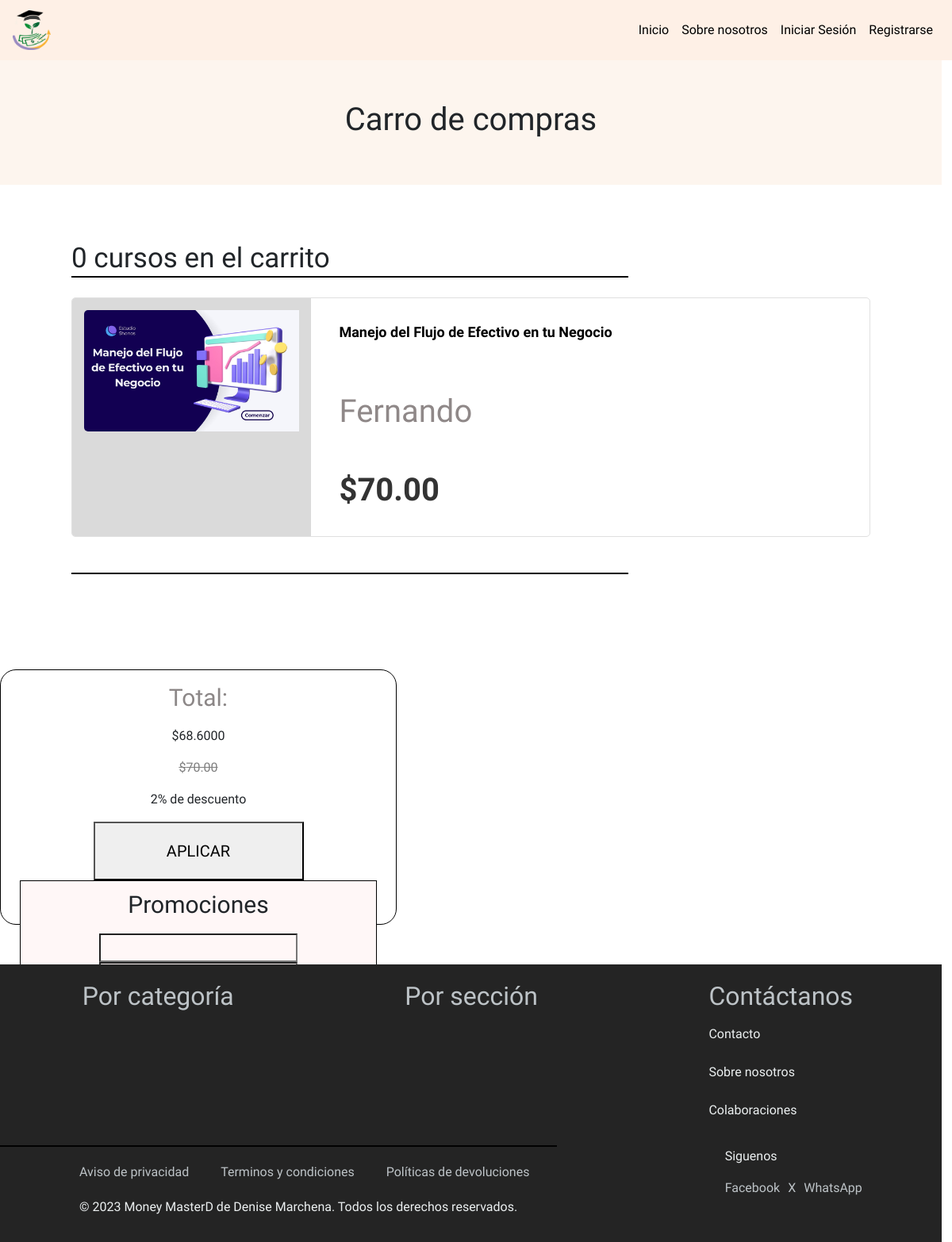
The page /compras/3/ on the database its author committed.
### Money/models.py (models this page shows, shortened)
class Curso(models.Model):
    titulo = models.CharField(max_length=200)
    descripcion = models.TextField()
    CATEGORIAS_CHOICES = [
        ('EconomiaPersonal', 'Economía Personal'),
        ('FundamentosEmprendimiento', 'Fundamentos de Emprendimiento'),
        ('GestionFinancieraEmpresarial', 'Gestión Financiera Empresarial'),
        ('InversionesMercadosFinancieros', 'Inversiones y Mercados Financieros'),
        ('ImpuestosObligacionesLegales', 'Impuestos y Obligaciones Legales'),
        ('TecnologiaFinanzas', 'Tecnología y Finanzas'),
        ('DesarrolloHabilidadesSoft', 'Desarrollo de Habilidades Soft'),
        ('TendenciasActualidadFinanciera', 'Tendencias y Actualidad Financiera'),
    ]
    categoria = models.CharField(max_length=100, choices=CATEGORIAS_CHOICES, default='EconomiaPersonal')
    destacado = models.BooleanField(default=False)
    duracion = models.DurationField(null=True, blank=True)  # Duración total del curso
    fecha_creacion = models.DateTimeField(default=timezone.now)
    instructor = models.ForeignKey(User, on_delete=models.CASCADE, related_name='cursos_creados')
    precio = models.DecimalField(max_digits=10, decimal_places=2)
    imagen = models.ImageField(upload_to='cursos/', null=True, blank=True)
    vistas = models.PositiveIntegerField(default=0)
    lecciones_completadas = models.PositiveIntegerField(default=0)

### Money/views.py (the view)
# urls.py: path('compras/<int:curso_id>/', views.compras, name='compras'),
def compras(request, curso_id):
    usuario_actual = request.user
    curso = get_object_or_404(Curso, id=curso_id)
    curso_seleccionado = get_object_or_404(Curso, id=curso_id)
    total = curso.precio
    descuento = total * Decimal('0.02')  # Convertir 0.02 a Decimal antes de multiplicar
    total_con_descuento = total - descuento
    context = {
        'curso': curso,
        'total': total,
        'descuento': descuento,
        'total_con_descuento': total_con_descuento
    }
    return render(request, 'compras.html', context)

### Money/templates/compras.html (shortened to what this page needs)
{% extends "base.html" %}
{% block content %}
<div style="background-color: #fdf5ee; height: 157px;display: flex; align-items: center;justify-content: center;">
    <h1 style="text-align: center; padding-block: 30px;font-size:40px; line-height:50px;">Carro de compras</h1>
</div>
<div class="content">
    <div class="car">
        <h2 style="margin: 0; font-size:35px; line-height:45px;">{{ cursos_no_pagados|length }} cursos en el carrito</h2>
        <hr style="margin: 0;">
    </div>
    <div class="card">
        <div class="image">
            <img src="{{ curso.imagen.url }}" alt="{{ curso.titulo }}">
        </div>
        <div style="display: flex; flex-direction: column;">
            <h5 class="title" style="color: black; font-size:18px;">{{ curso.titulo }}</h5>
            <p class="author" style="color: #8f8888;">{{ curso.instructor.username }}</p>
            <p class="price">${{ curso.precio }}</p>
        </div>
    </div>
    <hr>
</div>
<div style="display: flex; padding-inline: 100px; justify-content: space-between;" class="details">
    <div style="border: 1px solid black; border-radius:20px; width: 588px; height: 322px; padding: 15px; display: flex;align-items:center; flex-direction: column;" class="details-first">
        <p style="font-size:30px; line-height:40px; color:#8C8787; text-align: start;">Total:</p>
        <div style="text-align: center;">
            <p>${{ total_con_descuento }}</p>
            <p style="color: gray;"><del>${{ total }}</del></p>
            <p>2% de descuento</p>
        </div>
        <a href="{% url 'pago' curso.id %}"><button>APLICAR</button></a>
    <div style="width: 391px; height: 151px;padding: 10px; border: 1px solid black; background-color: #fff7f7; display: flex; flex-direction: column; align-items: center;" class="details-second">
        <p style="font-size:30px; line-height:40px;">Promociones</p>
        <div style="display:flex; flex-direction:row; align-items:center;">
            <input type="text" style="background-color: #fff7f7; text-align: center;font-size:20px; width: 235px; height:
        <div style="display:flex; flex-direction:row; align-items:center;">
            <button style="background-color: #ffe1e1;font-size:20px;line-height:30px;width: 140px; height: 32px; padding: 0;">APLICAR</button>
        </div>
    </div>
</div>
{% endblock %}

### Money/templates/base.html (style rules this page uses)
body { font-family: 'Scope One', serif; background-color: #fff; display: flex; flex-direction: column; align-items: stretch; min-height: 100vh; }

### Money/templates/compras.html (style rules this page uses)
.content { background-color: white; display: flex; flex-direction: column; align-content: flex-start; flex-wrap: wrap; gap: 25px; height: 100%; padding-inline: 90px; padding-block: 70px; }
.card { display: flex; flex-direction: row; border: none; gap: 20px ; }
.card .image { background-color: #dadada; width: 400px; height: 300px; }
.card .title,.author,.price,.rate,.amount { font-size:40px; line-height:55px; }
.card .author { color: #8C8787; }
hr { border: 1.5px solid black; width: 1000px; }
@media (max-width: 1450px) { .details { flex-direction:column !important; gap: 20px; margin-block: 50px; padding: 0 !important; } }
@media (max-width: 1200px) { hr { width: 700px !important; margin: 0 !important; } }
@media (max-width: 1200px) { .details-first { width: 500px !important; } }
@media (max-width: 1200px) { .details-first button { width: 265px !important; height: 74px !important; font-size: 20px !important; line-height:35px !important; } }
@media (max-width: 1200px) { .details-second { width: 450px !important; flex-direction: column !important; } }
@media (max-width: 1200px) { .details-second div { flex-direction: column !important; } }
@media (max-width: 1200px) { .details-second div input { width:250px !important; } }
.card { border: 1px solid #e0e0e0; border-radius: 5px; overflow: hidden; display: flex; margin-bottom: 20px; transition: all 0.3s; }
.card .image { width: 30%; display: inline-block; vertical-align: top; }
.card .image img { max-width: 100%; display: block; border-top-left-radius: 5px; border-bottom-left-radius: 5px; }
.card > div { padding: 15px; display: flex; flex-direction: column; justify-content: space-between; }
.title { margin: 0; padding: 0; font-weight: bold; }
.author { margin: 10px 0; color: #8f8888; }
.price { font-weight: bold; color: #333; }

### rows shown on the page
Curso: imagen (picture), titulo "Manejo del Flujo de Efectivo en tu Negocio", instructor.username "Fernando", precio "70.00"

### other values the page prints
{{ cursos_no_pagados|length }} "0"
{{ total_con_descuento }} "68.6000"
